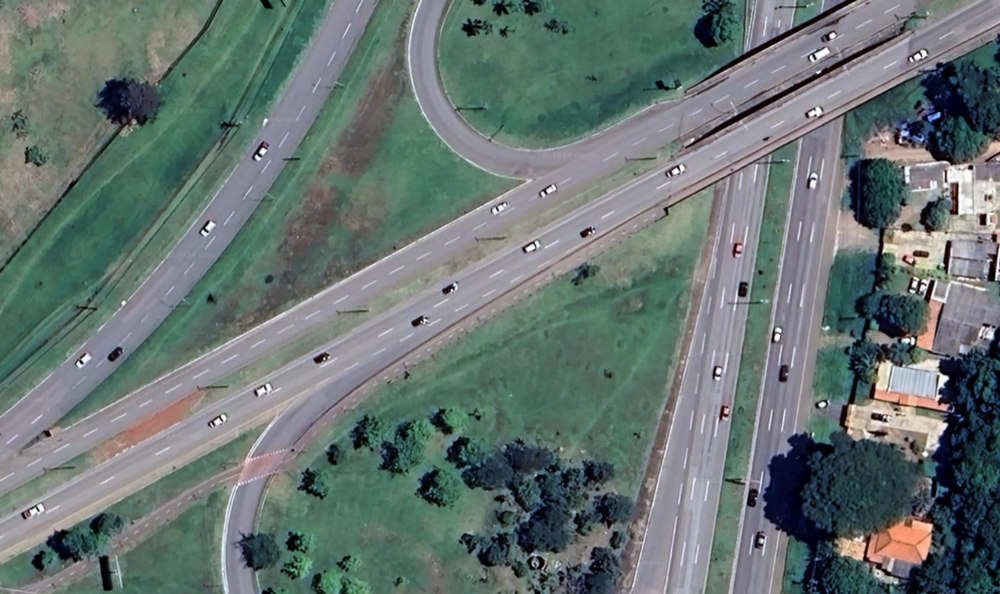
#> input picture Imagens/imagem-teste5.png, 1000 x 594 px, shrunk from 1285 x 763 before the run
$ python histograma.py
#> lines starting #> are read from the running program, lines starting #| are printed output that depends on the picture
import cv2 as cv
import matplotlib.pyplot as plt

def show_histogram(image):
    # Verificar se a imagem é colorida (3 canais) ou em escala de cinza (1 canal)
    if len(image.shape) == 2:  # Imagem em escala de cinza
        plt.hist(image.ravel(), bins=256, range=[0, 256])
        plt.title('Histograma da Imagem em Escala de Cinza')
        plt.xlabel('Intensidade de Pixels')
        plt.ylabel('Número de Pixels')
        plt.show()
    else:  # Imagem colorida
        colors = ('b', 'g', 'r')
        for i, color in enumerate(colors):
            hist = cv.calcHist([image], [i], None, [256], [0, 256])
            plt.plot(hist, color=color)
            plt.xlim([0, 256])
        plt.title('Histograma da Imagem Colorida')
        plt.xlabel('Intensidade de Pixels')
        plt.ylabel('Número de Pixels')
        plt.show()

# Exemplo de uso
image = cv.imread('../Imagens/imagem-teste5.png')
#> image is the input picture: shape (594, 1000, 3); mean B, G, R 113.5, 116, 102.6
#transformar para escala de cinza
image = cv.cvtColor(image, cv.COLOR_BGR2GRAY)
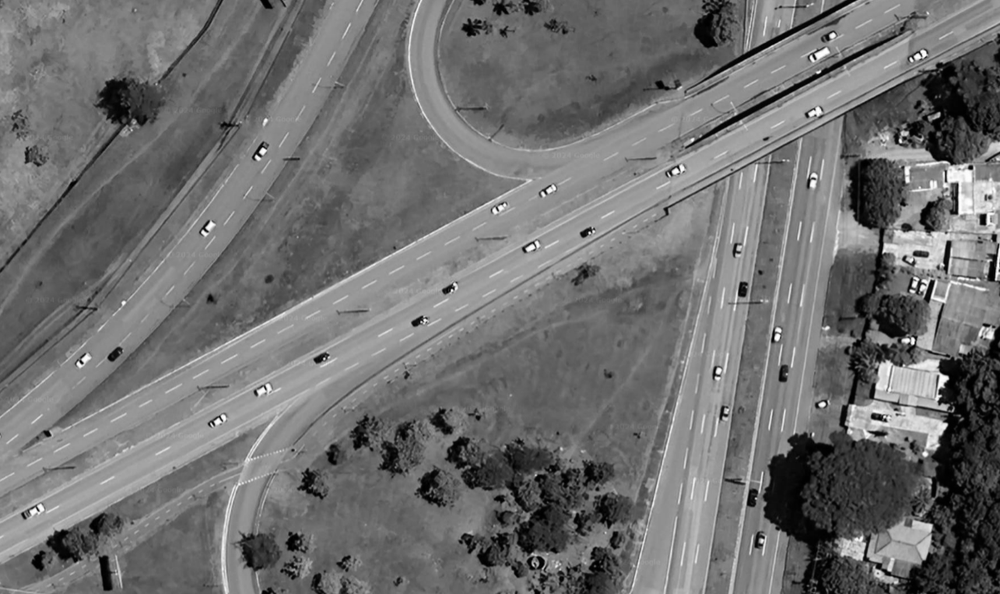
#> image: shape (594, 1000); min 0, max 255, mean 111.7
show_histogram(image)
#> in show_histogram, `plt.show()`:
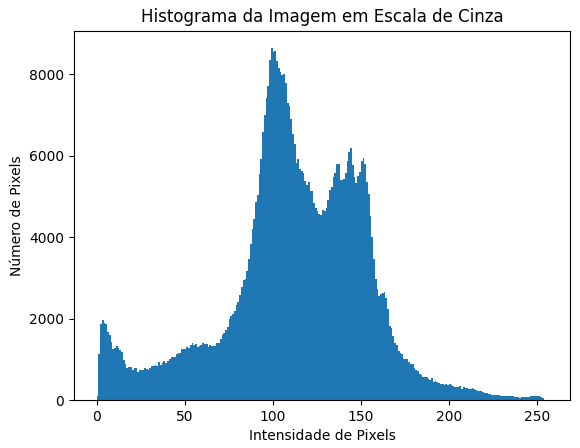
#> figure drawn by matplotlib, 1 panel; tallest bar 8637 high, from x = 99 to 100

$ run again, with Imagens/imagem-teste10.png copied over Imagens/imagem-teste5.png
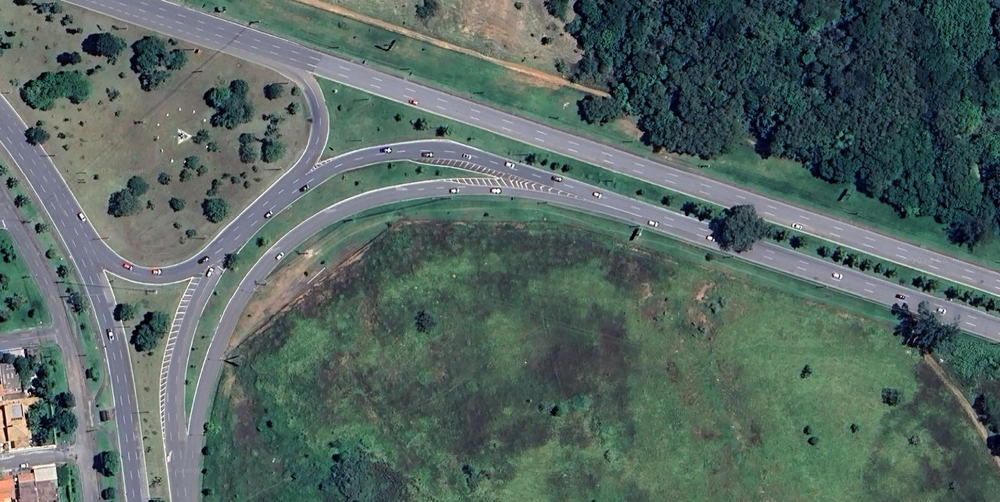
#> input picture Imagens/imagem-teste10.png, 1000 x 502 px, shrunk from 1597 x 802 before the run
#> image is the input picture: shape (502, 1000, 3); mean B, G, R 97.6, 103.1, 85.8
#> `image = cv.cvtColor(image, cv.COLOR_BGR2GRAY)`:
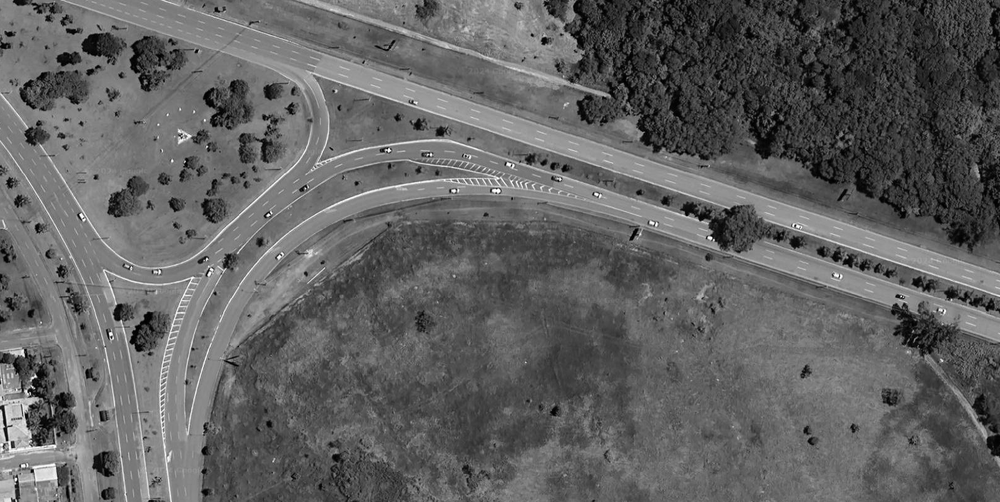
#> image: shape (502, 1000); min 0, max 255, mean 97.3
#> in show_histogram, `plt.show()`:
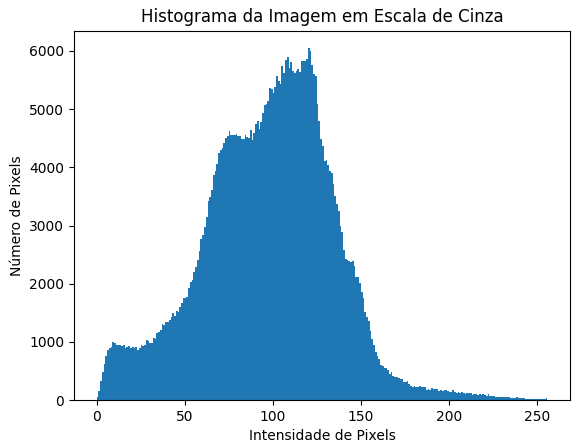
#> figure drawn by matplotlib, 1 panel; tallest bar 6045 high, from x = 120 to 121

$ run again, with Imagens/imagem-teste2.png copied over Imagens/imagem-teste5.png
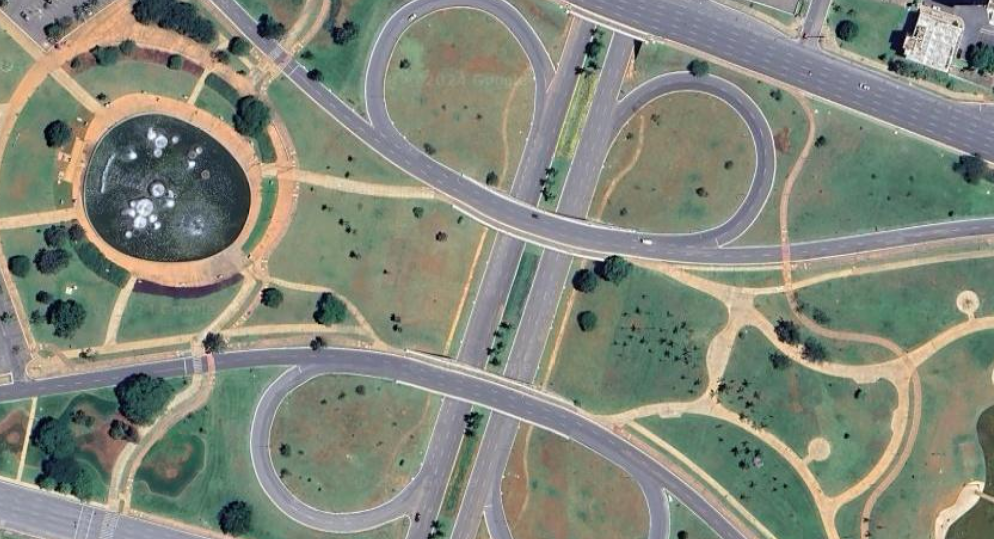
#> input picture Imagens/imagem-teste2.png, 994 x 539 px
#> image is the input picture: shape (539, 994, 3); mean B, G, R 122.4, 135.6, 130.5
#> `image = cv.cvtColor(image, cv.COLOR_BGR2GRAY)`:
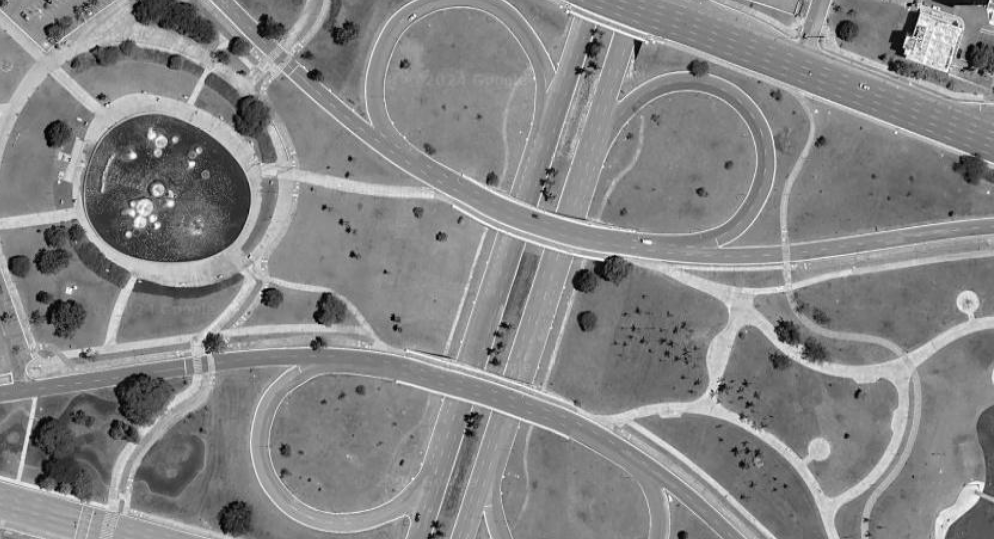
#> image: shape (539, 994); min 2, max 253, mean 132.6
#> in show_histogram, `plt.show()`:
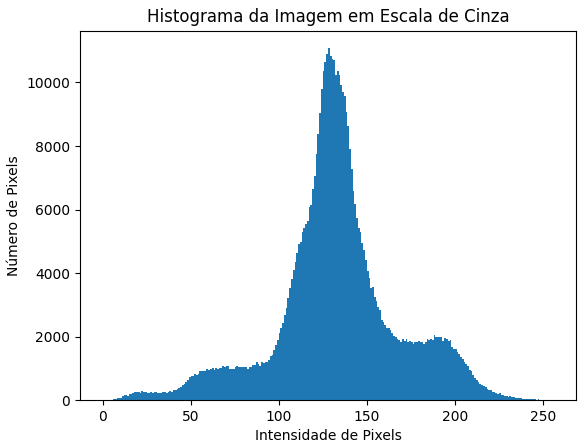
#> figure drawn by matplotlib, 1 panel; tallest bar 11078 high, from x = 128 to 129
